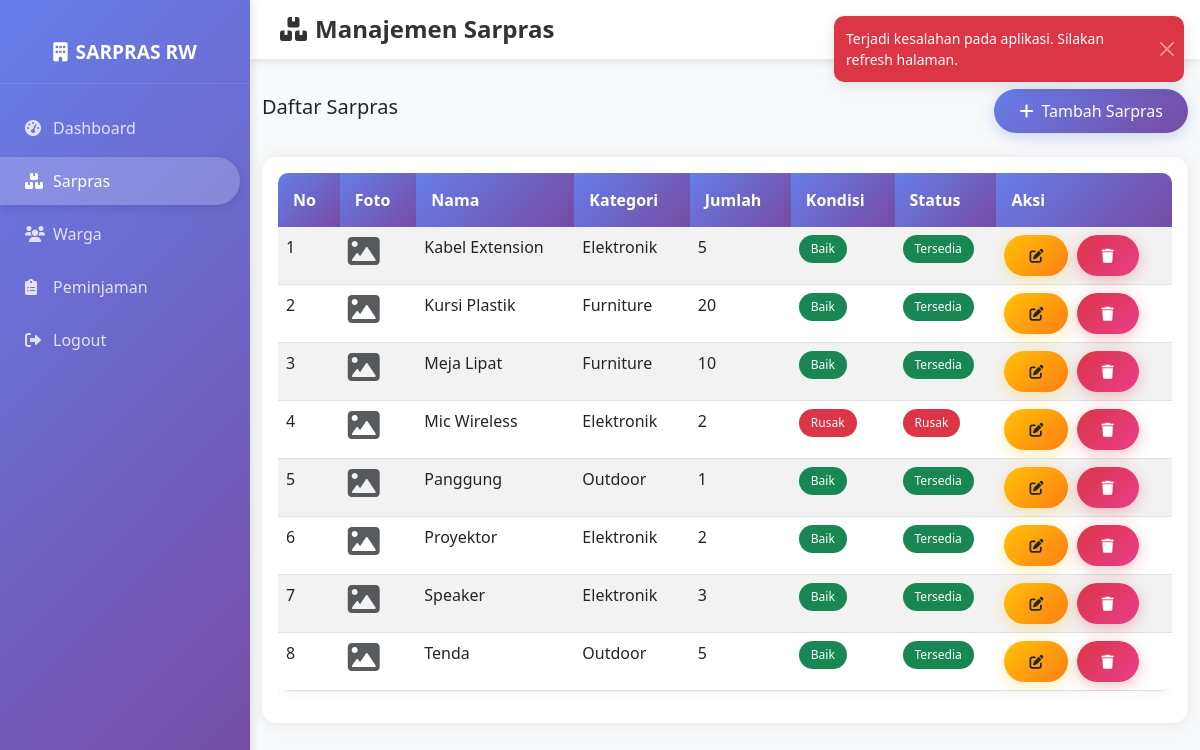
The app's page /admin/sarpras.php (signed in) with its own data.
### tables this page shows
CREATE TABLE sarpras (
    id INT AUTO_INCREMENT PRIMARY KEY,
    nama VARCHAR(100) NOT NULL,
    kategori VARCHAR(50) NOT NULL,
    jumlah INT NOT NULL DEFAULT 1,
    kondisi ENUM('baik', 'rusak', 'perlu_perbaikan') NOT NULL DEFAULT 'baik',
    status ENUM('tersedia', 'dipinjam', 'rusak') NOT NULL DEFAULT 'tersedia',
    foto VARCHAR(255),
    created_at TIMESTAMP DEFAULT CURRENT_TIMESTAMP
);

### admin/sarpras.php (the view, shortened to what this page needs)
<?php
function getAllSarpras() {
    $pdo = getDB();
    $stmt = $pdo->query("SELECT * FROM sarpras ORDER BY nama ASC");
    return $stmt->fetchAll();
}
$sarpras_list = getAllSarpras();
?>
<!DOCTYPE html>
<html lang="id">
<head>
    <link href="https://cdn.jsdelivr.net/npm/bootstrap@5.3.0/dist/css/bootstrap.min.css" rel="stylesheet">
    <link rel="stylesheet" href="https://cdnjs.cloudflare.com/ajax/libs/font-awesome/6.0.0/css/all.min.css">
    <link rel="stylesheet" href="../assets/css/style.css">
</head>
<body>
    <nav class="sidebar">
        <div class="sidebar-header">
            <h3><i class="fas fa-building me-2"></i>SARPRAS RW</h3>
        </div>
        <ul class="sidebar-menu">
            <li><a href="dashboard.php"><i class="fas fa-tachometer-alt me-2"></i>Dashboard</a></li>
            <li class="active"><a href="sarpras.php"><i class="fas fa-boxes me-2"></i>Sarpras</a></li>
            <li><a href="warga.php"><i class="fas fa-users me-2"></i>Warga</a></li>
            <li><a href="peminjaman.php"><i class="fas fa-clipboard-list me-2"></i>Peminjaman</a></li>
            <li><a href="../auth/logout.php"><i class="fas fa-sign-out-alt me-2"></i>Logout</a></li>
        </ul>
    </nav>
    <div class="main-content">
        <div class="topbar">
            <div class="d-flex justify-content-between align-items-center">
                <h4><i class="fas fa-boxes me-2"></i>Manajemen Sarpras</h4>
                <div>
                    <span class="text-muted">Selamat datang, <?php echo htmlspecialchars($_SESSION['nama']); ?></span>
                </div>
            </div>
        </div>
        <div class="container-fluid">
            <div class="d-flex justify-content-between align-items-center mb-4">
                <h5>Daftar Sarpras</h5>
                <button class="btn btn-primary" data-bs-toggle="modal" data-bs-target="#addSarprasModal">
                    <i class="fas fa-plus me-2"></i>Tambah Sarpras
                </button>
            </div>
            <div class="card">
                <div class="card-body">
                    <div class="table-responsive">
                        <table class="table table-striped table-hover">
                            <thead class="table-dark">
                                <tr>
                                    <th>No</th>
                                    <th>Foto</th>
                                    <th>Nama</th>
                                    <th>Kategori</th>
                                    <th>Jumlah</th>
                                    <th>Kondisi</th>
                                    <th>Status</th>
                                    <th>Aksi</th>
                                </tr>
                            </thead>
                            <tbody>
                                <?php $no = 1; foreach ($sarpras_list as $sarpras): ?>
                                    <tr>
                                        <td><?php echo $no++; ?></td>
                                        <td>
                                            <?php if ($sarpras['foto']): ?>
                                                <img src="../assets/img/<?php echo htmlspecialchars($sarpras['foto']); ?>"
                                                     alt="Foto Sarpras" class="img-thumbnail" style="width: 50px; height: 50px;">
                                            <?php else: ?>
                                                <i class="fas fa-image fa-2x text-muted"></i>
                                            <?php endif; ?>
                                        </td>
                                        <td><?php echo htmlspecialchars($sarpras['nama']); ?></td>
                                        <td><?php echo htmlspecialchars($sarpras['kategori']); ?></td>
                                        <td><?php echo $sarpras['jumlah']; ?></td>
                                        <td>
                                            <span class="badge bg-<?php echo $sarpras['kondisi'] == 'baik' ? 'success' : ($sarpras['kondisi'] == 'rusak' ? 'danger' : 'warning'); ?>">
                                                <?php echo ucfirst($sarpras['kondisi']); ?>
                                            </span>
                                        </td>
                                        <td>
                                            <span class="badge bg-<?php echo $sarpras['status'] == 'tersedia' ? 'success' : ($sarpras['status'] == 'dipinjam' ? 'warning' : 'danger'); ?>">
                                                <?php echo ucfirst($sarpras['status']); ?>
                                            </span>
                                        </td>
                                        <td>
                                            <button class="btn btn-sm btn-warning me-1" onclick="editSarpras(<?php echo $sarpras['id']; ?>)">
                                                <i class="fas fa-edit"></i>
                                            </button>
                                            <button class="btn btn-sm btn-danger" onclick="deleteSarpras(<?php echo $sarpras['id']; ?>, '<?php echo htmlspecialchars($sarpras['nama']); ?>')">
                                                <i class="fas fa-trash"></i>
                                            </button>
                                        </td>
                                    </tr>
                                <?php endforeach; ?>
                            </tbody>
                        </table>
                    </div>
                </div>
            </div>
        </div>
    </div>
</body>
</html>

### assets/css/style.css (style rules this page uses)
body { font-family: 'Segoe UI', Tahoma, Geneva, Verdana, sans-serif; background-color: #f8f9fa; }
.sidebar { position: fixed; top: 0; left: 0; width: 250px; height: 100vh; background: linear-gradient(135deg, #667eea 0%, #764ba2 100%); color: white; padding: 20px 0; box-shadow: 2px 0 10px rgba(0,0,0,0.1); z-index: 1000; overflow-y: auto; }
.sidebar-header { text-align: center; padding: 20px; border-bottom: 1px solid rgba(255,255,255,0.1); margin-bottom: 20px; }
.sidebar-header h3 { margin: 0; font-size: 1.2rem; font-weight: 600; }
.sidebar-menu { list-style: none; padding: 0; margin: 0; }
.sidebar-menu li { margin: 5px 0; }
.sidebar-menu li a { display: block; padding: 12px 25px; color: rgba(255,255,255,0.8); text-decoration: none; transition: all 0.3s ease; border-radius: 0 25px 25px 0; margin-right: 10px; }
.sidebar-menu li a:hover, .sidebar-menu li.active a { background-color: rgba(255,255,255,0.2); color: white; box-shadow: 0 4px 8px rgba(0,0,0,0.1); }
.sidebar-menu li a i { width: 20px; margin-right: 10px; }
.main-content { margin-left: 250px; min-height: 100vh; }
.topbar { background: white; padding: 15px 30px; box-shadow: 0 2px 10px rgba(0,0,0,0.1); margin-bottom: 30px; }
.topbar h4 { margin: 0; color: #333; font-weight: 600; }
.table { border-radius: 10px; overflow: hidden; box-shadow: 0 2px 10px rgba(0,0,0,0.05); }
.table thead th { background: linear-gradient(135deg, #667eea 0%, #764ba2 100%); color: white; border: none; font-weight: 600; padding: 15px; }
.card { border: none; border-radius: 15px; box-shadow: 0 2px 15px rgba(0,0,0,0.08); transition: all 0.3s ease; }
.btn { border-radius: 25px; padding: 10px 25px; font-weight: 500; transition: all 0.3s ease; border: none; }
.btn-primary { background: linear-gradient(135deg, #667eea 0%, #764ba2 100%); box-shadow: 0 4px 15px rgba(102, 126, 234, 0.3); }
.btn-warning { background: linear-gradient(135deg, #ffc107 0%, #fd7e14 100%); box-shadow: 0 4px 15px rgba(255, 193, 7, 0.3); color: #212529; }
.btn-danger { background: linear-gradient(135deg, #dc3545 0%, #e83e8c 100%); box-shadow: 0 4px 15px rgba(220, 53, 69, 0.3); }
.badge { border-radius: 20px; padding: 8px 12px; font-weight: 500; }

### records on screen
sarpras: nama "Kabel Extension", kategori "Elektronik", jumlah "5", kondisi "Baik", status "Tersedia"
sarpras: nama "Kursi Plastik", kategori "Furniture", jumlah "20", kondisi "Baik", status "Tersedia"
sarpras: nama "Meja Lipat", kategori "Furniture", jumlah "10", kondisi "Baik", status "Tersedia"
sarpras: nama "Mic Wireless", kategori "Elektronik", jumlah "2", kondisi "Rusak", status "Rusak"
sarpras: nama "Panggung", kategori "Outdoor", jumlah "1", kondisi "Baik", status "Tersedia"
sarpras: nama "Proyektor", kategori "Elektronik", jumlah "2", kondisi "Baik", status "Tersedia"
sarpras: nama "Speaker", kategori "Elektronik", jumlah "3", kondisi "Baik", status "Tersedia"
sarpras: nama "Tenda", kategori "Outdoor", jumlah "5", kondisi "Baik", status "Tersedia"
